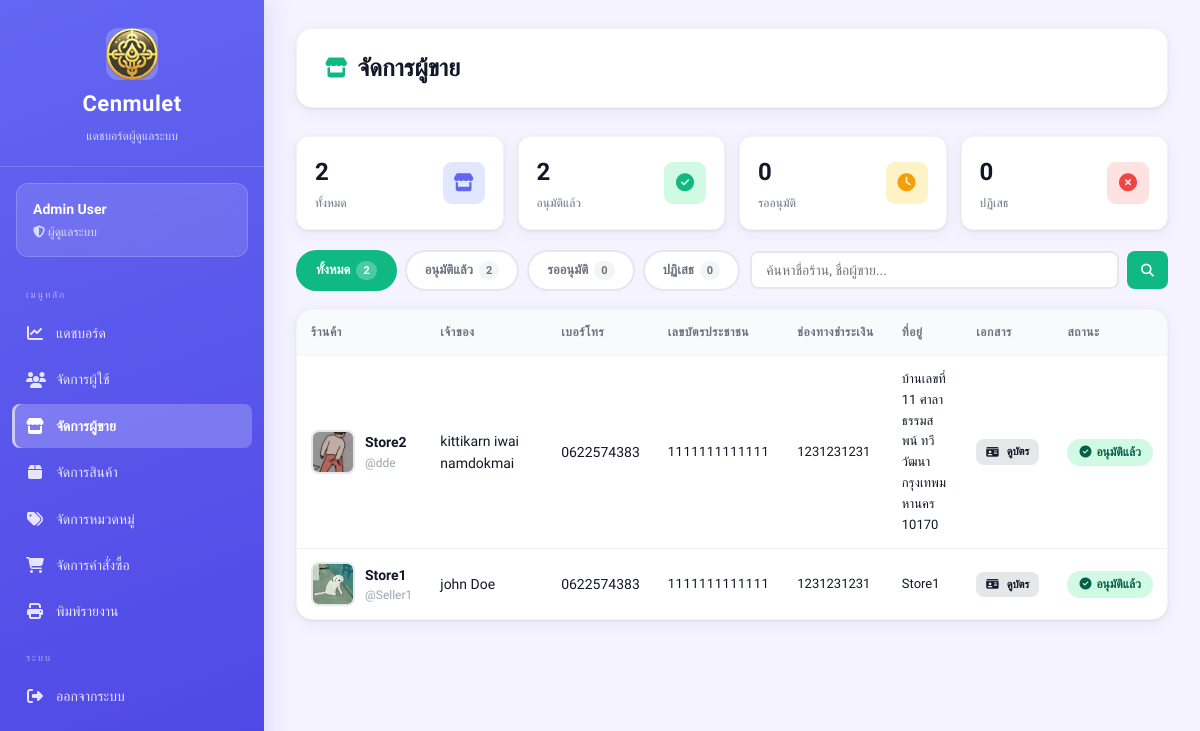
/views/admin/sellers.php (signed in), run on the app's committed database.
### tables this page shows
CREATE TABLE sellers (
    id INTEGER PRIMARY KEY AUTOINCREMENT,
    fullname TEXT,
    store_name TEXT,
    username TEXT UNIQUE,
    password TEXT,
    address TEXT,
    img_store TEXT,
    tel TEXT,
    pay_contax TEXT,
    id_per TEXT,
    img_per TEXT,

    status TEXT DEFAULT 'pending',
    reject_reason TEXT,
    reviewed_at DATETIME
);

### views/admin/sellers.php (the view, shortened to what this page needs)
<?php
require_once __DIR__ . "/../../config/db.php";
$admin_id = $_SESSION['user_id'];
$stmt = $db->prepare("SELECT * FROM admins WHERE id = :id");
$stmt->execute([':id' => $admin_id]);
$admin = $stmt->fetch(PDO::FETCH_ASSOC);
$filter  = $_GET['filter'] ?? 'all';
$search  = trim($_GET['search'] ?? '');
$conditions = [];
$params     = [];
$where = $conditions ? "WHERE " . implode(" AND ", $conditions) : "";
$stmt = $db->prepare("SELECT * FROM sellers $where ORDER BY id DESC");
$stmt->execute($params);
$sellers = $stmt->fetchAll(PDO::FETCH_ASSOC);
$n_all      = $db->query("SELECT COUNT(*) FROM sellers")->fetchColumn();
$n_approved = $db->query("SELECT COUNT(*) FROM sellers WHERE status='approved'")->fetchColumn();
$pending_sellers = $db->query("SELECT COUNT(*) FROM sellers WHERE status='pending'")->fetchColumn();
$n_rejected = $db->query("SELECT COUNT(*) FROM sellers WHERE status='rejected'")->fetchColumn();
?>
<!DOCTYPE html>
<html lang="th">
<head>
    <link rel="stylesheet" href="/public/css/dashboard.css">
    <link rel="stylesheet" href="https://cdnjs.cloudflare.com/ajax/libs/font-awesome/6.5.1/css/all.min.css">
</head>
<body class="admin">
<div class="dashboard-container">
<?php include __DIR__ . '/_sidebar.php'; ?>
<main class="main-content">
    <div class="top-bar">
        <h1><i class="fa-solid fa-store"></i> จัดการผู้ขาย</h1>
    </div>
    <div class="stats-mini" style="margin-bottom:20px">
        <div class="stat-mini">
            <div><div class="stat-mini-value"><?php echo $n_all; ?></div><div class="stat-mini-label">ทั้งหมด</div></div>
            <div class="stat-mini-icon" style="background:#e0e7ff;color:#6366f1"><i class="fa-solid fa-store"></i></div>
        </div>
        <div class="stat-mini">
            <div><div class="stat-mini-value"><?php echo $n_approved; ?></div><div class="stat-mini-label">อนุมัติแล้ว</div></div>
            <div class="stat-mini-icon" style="background:#d1fae5;color:#10b981"><i class="fa-solid fa-check-circle"></i></div>
        </div>
        <div class="stat-mini">
            <div><div class="stat-mini-value"><?php echo $pending_sellers; ?></div><div class="stat-mini-label">รออนุมัติ</div></div>
            <div class="stat-mini-icon" style="background:#fef3c7;color:#f59e0b"><i class="fa-solid fa-clock"></i></div>
        </div>
        <div class="stat-mini">
            <div><div class="stat-mini-value"><?php echo $n_rejected; ?></div><div class="stat-mini-label">ปฏิเสธ</div></div>
            <div class="stat-mini-icon" style="background:#fee2e2;color:#ef4444"><i class="fa-solid fa-times-circle"></i></div>
        </div>
    </div>
    <div style="display:flex;gap:10px;flex-wrap:wrap;margin-bottom:18px;align-items:center">
        <div class="filter-tabs" style="margin-bottom:0">
            <a href="?filter=all<?php echo $search ? '&search='.urlencode($search) : ''; ?>"
               class="filter-tab <?php echo $filter==='all'      ? 'active':'' ?>">ทั้งหมด <span class="tab-count"><?php echo $n_all; ?></span></a>
            <a href="?filter=approved<?php echo $search ? '&search='.urlencode($search) : ''; ?>"
               class="filter-tab <?php echo $filter==='approved' ? 'active':'' ?>">อนุมัติแล้ว <span class="tab-count"><?php echo $n_approved; ?></span></a>
            <a href="?filter=pending<?php echo $search ? '&search='.urlencode($search) : ''; ?>"
               class="filter-tab <?php echo $filter==='pending'  ? 'active':'' ?>">รออนุมัติ <span class="tab-count"><?php echo $pending_sellers; ?></span></a>
            <a href="?filter=rejected<?php echo $search ? '&search='.urlencode($search) : ''; ?>"
               class="filter-tab <?php echo $filter==='rejected' ? 'active':'' ?>">ปฏิเสธ <span class="tab-count"><?php echo $n_rejected; ?></span></a>
        </div>
        <form method="GET" style="display:flex;gap:8px;flex:1;min-width:200px">
            <input type="text" name="search" value="<?php echo htmlspecialchars($search); ?>"
                   placeholder="ค้นหาชื่อร้าน, ชื่อผู้ขาย..."
                   style="flex:1;padding:9px 14px;border:2px solid #e5e7eb;border-radius:8px;font-family:inherit;font-size:14px">
            <button type="submit" class="btn btn-primary btn-sm"><i class="fa-solid fa-search"></i></button>
        </form>
    </div>
    <div class="card">
        <div class="table-wrapper">
        <?php if (count($sellers) > 0): ?>
        <table>
            <thead>
                <tr>
                    <th>ร้านค้า</th>
                    <th>เจ้าของ</th>
                    <th>เบอร์โทร</th>
                    <th>เลขบัตรประชาชน</th>
                    <th>ช่องทางชำระเงิน</th>
                    <th>ที่อยู่</th>
                    <th>เอกสาร</th>
                    <th>สถานะ</th>
                </tr>
            </thead>
            <tbody>
            <?php foreach ($sellers as $s): ?>
            <tr>
                <td>
                    <div style="display:flex;align-items:center;gap:10px">
                        <?php if (!empty($s['img_store'])): ?>
                        <img src="/uploads/sellers/<?php echo htmlspecialchars($s['img_store']); ?>"
                             style="width:44px;height:44px;border-radius:8px;object-fit:cover;border:2px solid #e5e7eb">
                        <?php else: ?>
                        <div class="no-image"><i class="fa-solid fa-store"></i></div>
                        <?php endif; ?>
                        <div>
                            <div style="font-weight:600"><?php echo htmlspecialchars($s['store_name']); ?></div>
                            <div style="font-size:12px;color:#9ca3af">@<?php echo htmlspecialchars($s['username']); ?></div>
                        </div>
                    </div>
                </td>
                <td><?php echo htmlspecialchars($s['fullname']); ?></td>
                <td><?php echo htmlspecialchars($s['tel']); ?></td>
                <td style="font-size:13px;letter-spacing:.5px"><?php echo htmlspecialchars($s['id_per'] ?? '-'); ?></td>
                <td style="font-size:13px"><?php echo htmlspecialchars($s['pay_contax'] ?? '-'); ?></td>
                <td style="font-size:13px;max-width:160px;word-break:break-word"><?php echo htmlspecialchars($s['address'] ?? '-'); ?></td>
                <td>
                    <?php if (!empty($s['img_per'])): ?>
                    <a href="/uploads/sellers/<?php echo htmlspecialchars($s['img_per']); ?>"
                       target="_blank" class="btn btn-sm btn-secondary" style="font-size:11px;padding:4px 10px">
                        <i class="fa-solid fa-id-card"></i> ดูบัตร
                    </a>
                    <?php else: ?>
                    <span style="color:#d1d5db;font-size:12px">ไม่มี</span>
                    <?php endif; ?>
                </td>
                <td>
                    <?php
                    $badges = [
                        'approved' => ['badge-success','fa-check-circle','อนุมัติแล้ว'],
                        'pending'  => ['badge-warning','fa-clock','รออนุมัติ'],
                        'rejected' => ['badge-danger', 'fa-times-circle','ปฏิเสธ'],
                    ];
                    [$cls,$icon,$label] = $badges[$s['status']] ?? ['badge-warning','fa-clock','ไม่ทราบ'];
                    ?>
                    <span class="badge <?php echo $cls; ?>">
                        <i class="fa-solid <?php echo $icon; ?>"></i> <?php echo $label; ?>
                    </span>
                </td>
            </tr>
            <?php endforeach; ?>
            </tbody>
        </table>
        <?php endif; ?>
        </div>
    </div>
</main>
</div>
</body>
</html>

### views/admin/_sidebar.php (shortened to what this page needs)
<?php
$current = basename($_SERVER['PHP_SELF']);
?>
<aside class="sidebar admin">
    <div class="sidebar-header">
        <img src="/public/images/image.png" alt="">
        <h2>Cenmulet</h2>
        <p>แดชบอร์ดผู้ดูแลระบบ</p>
    </div>
    <div class="sidebar-user">
        <h3><?php echo htmlspecialchars($admin['fullname']); ?></h3>
        <p><i class="fa-solid fa-shield-halved"></i> ผู้ดูแลระบบ</p>
    </div>
    <ul class="sidebar-menu">
        <li class="menu-sep">เมนูหลัก</li>
        <li>
            <a href="/views/admin/dashboard.php"
               class="<?php echo $current === 'dashboard.php' ? 'active' : ''; ?>">
                <i class="fa-solid fa-chart-line"></i> แดชบอร์ด
            </a>
        </li>
        <li>
            <a href="/views/admin/users.php"
               class="<?php echo $current === 'users.php' ? 'active' : ''; ?>">
                <i class="fa-solid fa-users"></i> จัดการผู้ใช้
            </a>
        </li>
        <li>
            <a href="/views/admin/sellers.php"
               class="<?php echo in_array($current, ['sellers.php','approve_sellers.php']) ? 'active' : ''; ?>">
                <i class="fa-solid fa-store"></i> จัดการผู้ขาย
            </a>
        </li>
        <li>
            <a href="/views/admin/products.php"
               class="<?php echo $current === 'products.php' ? 'active' : ''; ?>">
                <i class="fa-solid fa-box"></i> จัดการสินค้า
            </a>
        </li>
        <li>
            <a href="/views/admin/categories.php"
               class="<?php echo $current === 'categories.php' ? 'active' : ''; ?>">
                <i class="fa-solid fa-tags"></i> จัดการหมวดหมู่
            </a>
        </li>
        <li>
            <a href="/views/admin/orders.php"
               class="<?php echo $current === 'orders.php' ? 'active' : ''; ?>">
                <i class="fa-solid fa-cart-shopping"></i> จัดการคำสั่งซื้อ
            </a>
        </li>
        <li>
            <a href="/views/admin/report.php"
               class="<?php echo $current === 'report.php' ? 'active' : ''; ?>">
                <i class="fa-solid fa-print"></i> พิมพ์รายงาน
            </a>
        </li>
        <li class="menu-sep">ระบบ</li>
        <li>
            <a href="/auth/logout.php">
                <i class="fa-solid fa-right-from-bracket"></i> ออกจากระบบ
            </a>
        </li>
    </ul>
</aside>

### data on the page
sellers: img_store (picture), store_name "Store2", username "dde", fullname "kittikarn iwai namdokmai", tel "0622574383", id_per "1111111111111", pay_contax "1231231231", address "บ้านเลขที่ 11 ศาลาธรรมสพน์ ทวีวัฒนา กรุงเทพมหานคร 10170", label "อนุมัติแล้ว"
sellers: img_store (picture), store_name "Store1", username "Seller1", fullname "john Doe", tel "0622574383", id_per "1111111111111", pay_contax "1231231231", address "Store1", label "อนุมัติแล้ว"

### other printed values
$admin['fullname'] "Admin User"
$n_all "2"
$n_approved "2"
$pending_sellers "0"
$n_rejected "0"
